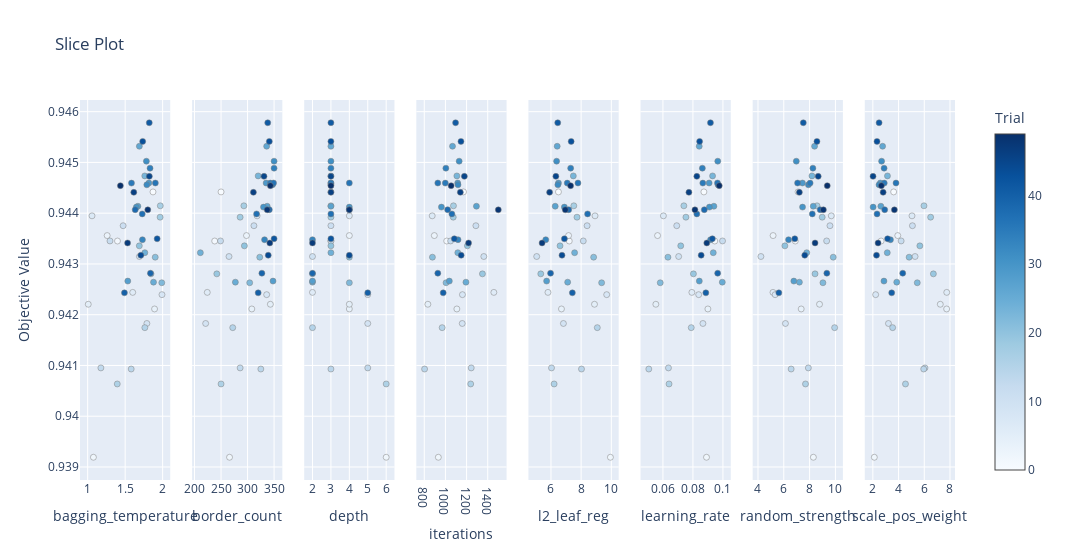

Notebook code cell kept with this figure:
### Code cell
ov.plot_slice(study).show()
